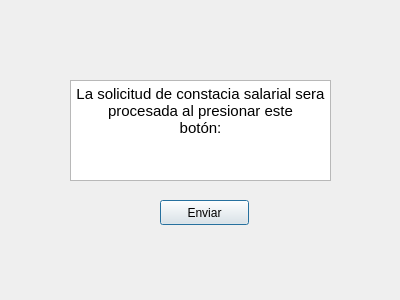
<?xml version="1.0" encoding="UTF-8"?>
<ui version="4.0">
 <class>salary_proof</class>
 <widget class="QDialog" name="salary_proof">
  <property name="geometry">
   <rect>
    <x>0</x>
    <y>0</y>
    <width>400</width>
    <height>300</height>
   </rect>
  </property>
  <property name="windowTitle">
   <string>Dialog</string>
  </property>
  <widget class="QTextBrowser" name="textBrowser">
   <property name="geometry">
    <rect>
     <x>70</x>
     <y>80</y>
     <width>261</width>
     <height>101</height>
    </rect>
   </property>
   <property name="html">
    <string>&lt;!DOCTYPE HTML PUBLIC &quot;-//W3C//DTD HTML 4.0//EN&quot; &quot;http://www.w3.org/TR/REC-html40/strict.dtd&quot;&gt;
&lt;html&gt;&lt;head&gt;&lt;meta name=&quot;qrichtext&quot; content=&quot;1&quot; /&gt;&lt;meta charset=&quot;utf-8&quot; /&gt;&lt;style type=&quot;text/css&quot;&gt;
p, li { white-space: pre-wrap; }
hr { height: 1px; border-width: 0; }
&lt;/style&gt;&lt;/head&gt;&lt;body style=&quot; font-family:'Segoe UI'; font-size:9pt; font-weight:400; font-style:normal;&quot;&gt;
&lt;p align=&quot;center&quot; style=&quot; margin-top:0px; margin-bottom:0px; margin-left:0px; margin-right:0px; -qt-block-indent:0; text-indent:0px;&quot;&gt;&lt;span style=&quot; font-family:'Ubuntu'; font-size:11pt;&quot;&gt;La solicitud de constacia salarial sera&lt;br /&gt;procesada al presionar este&lt;br /&gt;botón:&lt;/span&gt;&lt;/p&gt;
&lt;p align=&quot;center&quot; style=&quot;-qt-paragraph-type:empty; margin-top:0px; margin-bottom:0px; margin-left:0px; margin-right:0px; -qt-block-indent:0; text-indent:0px; font-family:'Ubuntu'; font-size:11pt;&quot;&gt;&lt;br /&gt;&lt;/p&gt;&lt;/body&gt;&lt;/html&gt;</string>
   </property>
  </widget>
  <widget class="QPushButton" name="pushButton">
   <property name="geometry">
    <rect>
     <x>160</x>
     <y>200</y>
     <width>89</width>
     <height>25</height>
    </rect>
   </property>
   <property name="text">
    <string>Enviar</string>
   </property>
  </widget>
 </widget>
 <resources/>
 <connections/>
</ui>
